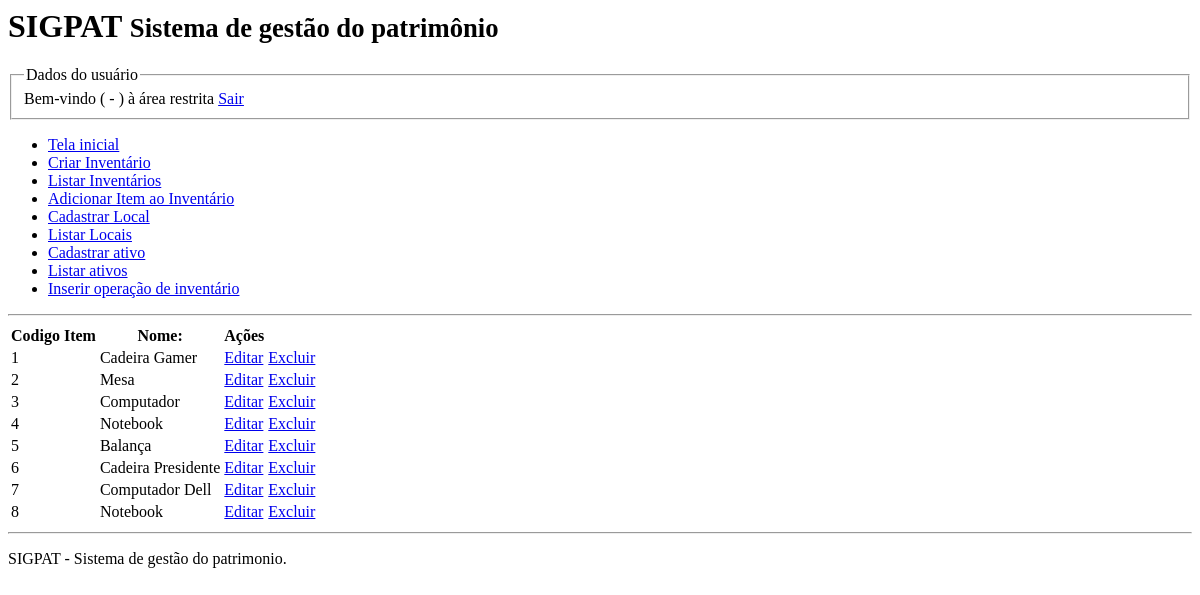
The app's page /modulos/itens/lista_itens.php, older data.
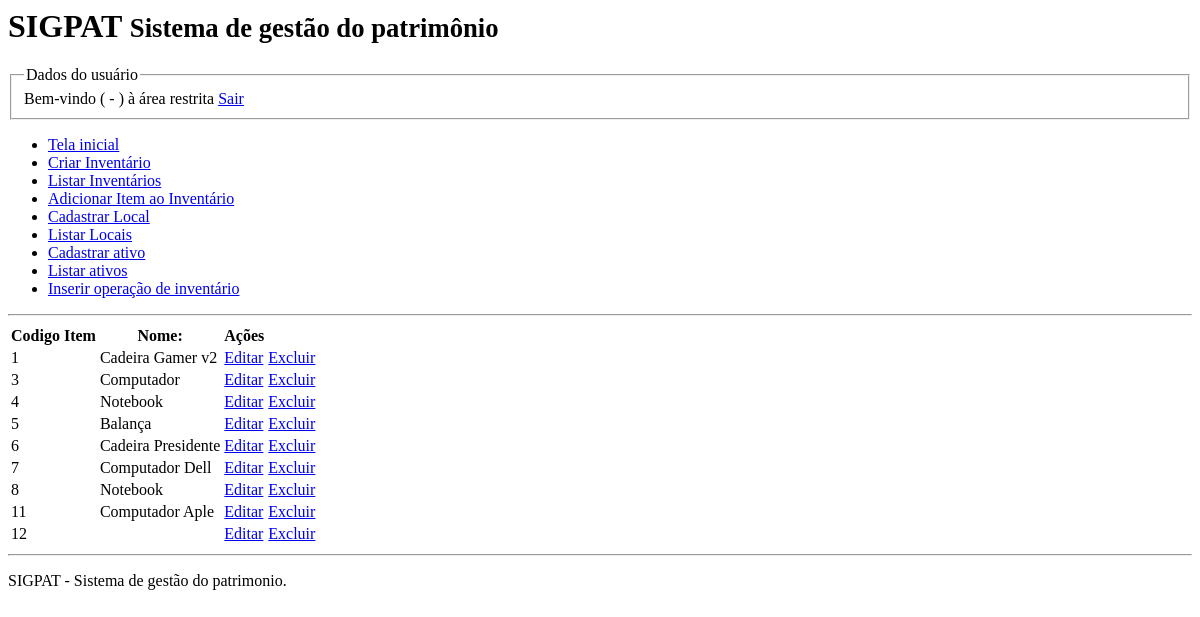
The same page, newer data.
### tables this page shows
CREATE TABLE `itens` (
  `cod_item` int NOT NULL,
  `numpat_item` int NOT NULL,
  `cod_local` int DEFAULT NULL,
  `nome_item` varchar(255) DEFAULT NULL,
  `preco_item` decimal(10,2) DEFAULT NULL
);

### DAO/MySQL.php (called while the page is built)
<?php
class Mysql extends PDO {
    private $host = "localhost";
    private $usuario="aula01tiagoas";
    private $senha="aula01tiagoas";
    private $db="aula01tiagoas";
    private $opcoes = array(PDO::ATTR_ERRMODE => PDO::ERRMODE_EXCEPTION);
    public function __construct()
    {
        $dsn = "mysql:host=" . $this->host . ";dbname=" . $this->db;
        return parent::__construct($dsn, $this->usuario, $this->senha, $this->opcoes);
    }
}

### DAO/ItemDAO.php (called while the page is built, shortened)
<?php
class ItemDAO {
    private $conexao;
     public function __construct()
     {
        include_once 'MySQL.php';
        $this->conexao = new Mysql();
     }
    public function getAllRows() {
        $stmt = $this->conexao->prepare("SELECT * FROM itens");
        $stmt->execute();
        $arr_itens = array();
        while($c = $stmt->fetchObject())
            $arr_itens[] = $c;
        return $arr_itens;
    }
}

### modulos/itens/lista_itens.php (the view, shortened to what this page needs)
<?php
try {
    include "../../DAO/ItemDAO.php";
    $item_dao = new ItemDAO();
    $lista_itens = $item_dao->getAllRows();
    $total_itens = count($lista_itens);
} catch(Exception $e) {
    echo $e->getMessage();
}
?>
<html>
    <head>
    </head>
    <body>
        <?php include '../../includes/cabecalho.php' ?>
        <main>
        <table>
                <thead>
                    <tr>
                        <th>Codigo Item</th>
                        <th>Nome:</th>
                        <th>Ações</th>
                    </tr>
                </thead>
                <tbody>
                    <?php for($i=0; $i<$total_itens; $i++): ?>
                    <tr>
                        <td> <?= $lista_itens[$i]->cod_item ?> </td>
                        <td> <?= $lista_itens[$i]->nome_item ?> </td>
                        <td>
                            <a href="cadastrar_item.php?cod_item=<?= $lista_itens[$i]->cod_item ?>">
                                Editar</a>
                        </td>
                        <td>
                            <a href="cadastrar_item.php?excluir=true&cod_item=<?= $lista_itens[$i]->cod_item ?>">
                                Excluir</a>
                        </td>
                    </tr>
                    <?php endfor ?>
                </tbody>
            </table>
        </main>
        <?php include '../../includes/rodape.php' ?>
    </body>
</html>

### includes/cabecalho.php (shortened to what this page needs)
<?php
try {
    $mysql = new Mysql();
    $sql = "SELECT cod_usuario, nome, username FROM usuarios WHERE cod_usuario=:marcador_cod_usuario";
    $stmt = $mysql->prepare($sql);
    $stmt->execute(array('marcador_cod_usuario' => $_SESSION['usuario_logado']));
    $dados_do_usuario = $stmt->fetchObject();
} catch (Exception $e) {
    echo $e->getMessage();
}
?>
<header>
    <h1>SIGPAT
        <small>Sistema de gestão do patrimônio</small>
    </h1>
    <fieldset>
        <legend>Dados do usuário</legend>
        Bem-vindo <strong><?= $dados_do_usuario->nome ?></strong> (<?= $dados_do_usuario->cod_usuario ?> - <?= $dados_do_usuario->username ?>) à área restrita <a href="index.php?sair=true">Sair</a>
    </fieldset>
    <nav>
        <ul>
            <li><a href="index.php">Tela inicial</a></li>
            <li><a href="/modulos/inventario/cadastrar_inventario.php">Criar Inventário</a></li>
            <li><a href="/modulos/inventario/lista_inventarios.php">Listar Inventários</a></li>
            <li><a href="/modulos/inventario/adicionar_item_inventario.php">Adicionar Item ao Inventário</a></li>
            <li><a href="/modulos/locais/cadastrar_local.php">Cadastrar Local</a></li>
            <li><a href="/modulos/locais/listar_locais.php">Listar Locais</a></li>
            <li><a href="/modulos/itens/cadastrar_item.php">Cadastrar ativo</a></li>
            <li><a href="/modulos/itens/lista_itens.php">Listar ativos</a></li>
            <li><a href="/modulos/operacoes_inventarios/cadastrar_operacao.php">Inserir operação de inventário</a></li>
        </ul>
    </nav>
    <hr>
</header>

### includes/rodape.php
<footer>
    <hr />
    <p> SIGPAT - Sistema de gestão do patrimonio. </p>
</footer>

Row changes from the older to the newer data that the page shows:
removed itens: cod_item "2", nome_item "Mesa"
changed itens id 1: nome_item "Cadeira Gamer" → "Cadeira Gamer v2"
added itens: cod_item "11", nome_item "Computador Aple"
added itens: cod_item "12"
